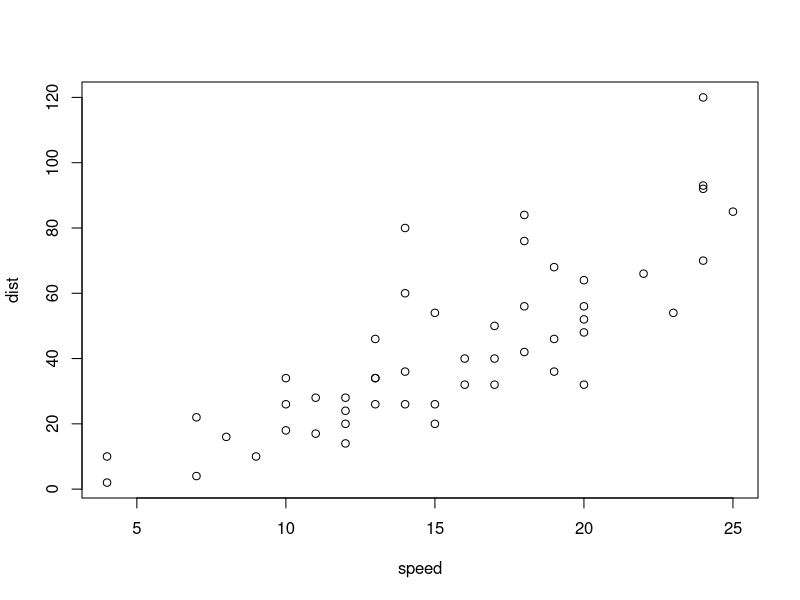
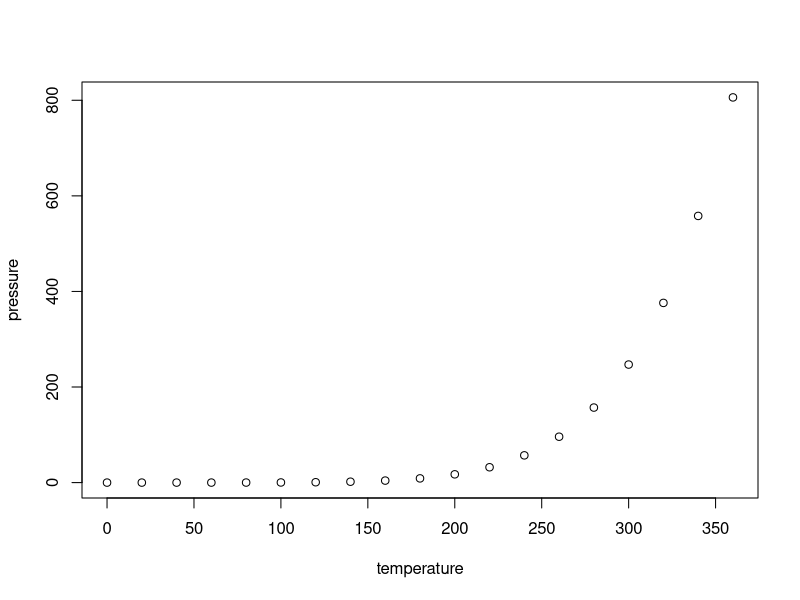
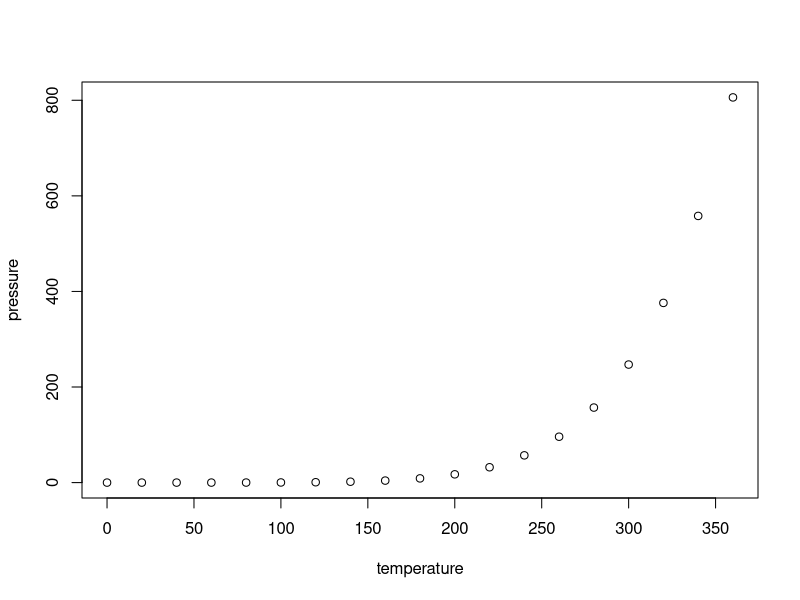

Generate these figures, in order, with R:
## ---- chunk 1
knitr::opts_chunk$set(echo = TRUE)
## ---- chunk 2
plot(cars)
## ---- chunk 3
plot(pressure)
## ---- chunk 4
plot(pressure)
